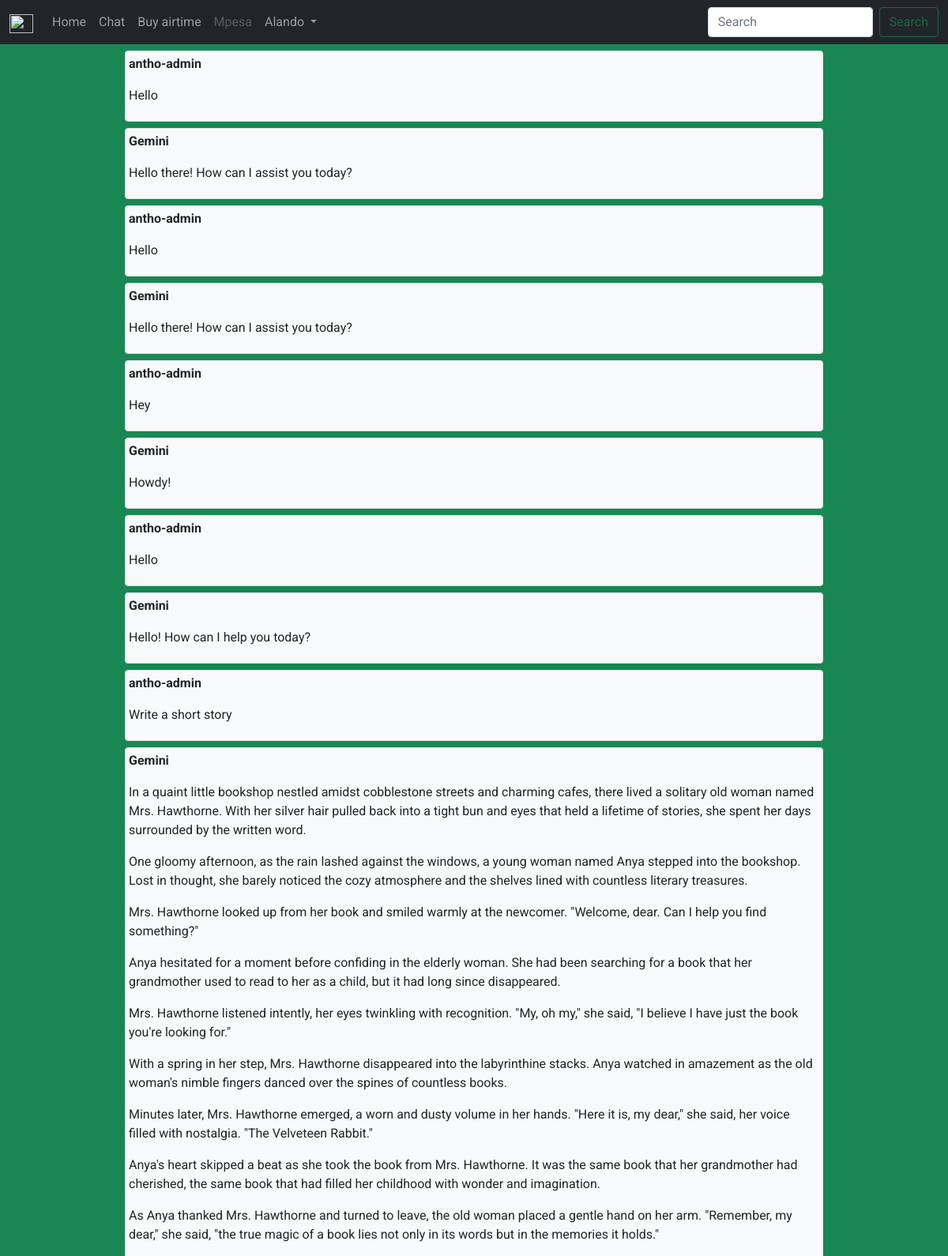
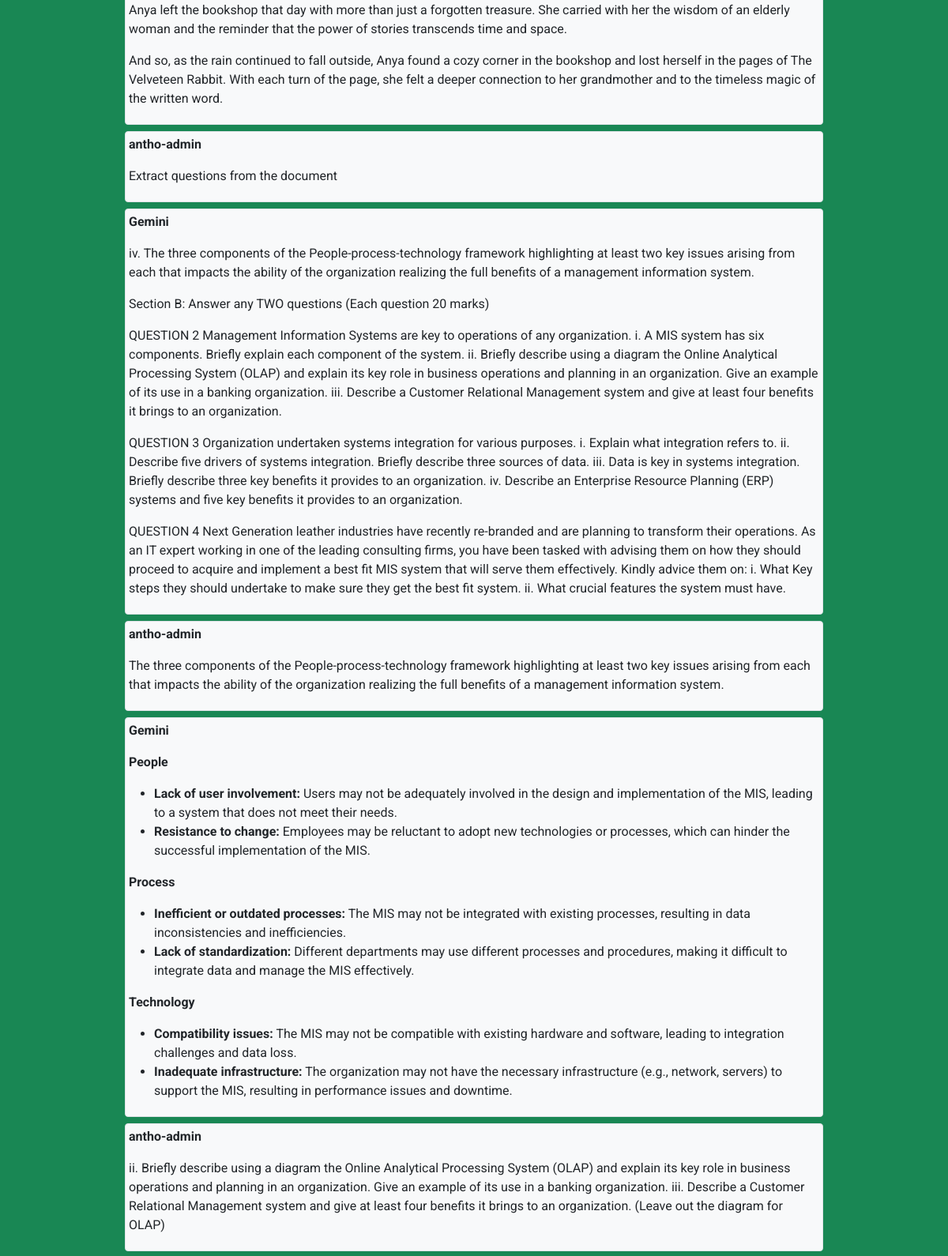
Screenshot of /chat/ (signed in, upper part) with the database file from the repository (2 pictures, top to bottom).
### chatbot/models.py (models this page shows, shortened)
class Messages(models.Model):
    chatHistory = models.ForeignKey(ChatHistory, on_delete=models.CASCADE)
    message = models.CharField(max_length=30000, null=True)
    image = models.ImageField(upload_to="images/", null=True, blank=True)
    response = models.CharField(max_length=5000)
    date = models.DateTimeField()

### chatbot/views.py (the view)
# urls.py: path('', views.index, name="chatbot"),
def index(request):
    user = request.user
    if not user.is_authenticated:
        return redirect('auth0:login')
    def stream_response_generator(res, prompt, image, message_id):
        print(message_id)
        accumulatedResponse = ""
        context = {
            "message_id":message_id,
            "prompt": prompt,
            "res": "",
            "isFirst": True,
            "isLast": False,
            "isError": False,
            "user": user
        }
        try:
            for chunk in res:
                accumulatedResponse += chunk.text
                context['res'] = chunk.text
                html_chunk = render_to_string('main/partial.html', context)
                context['isFirst'] = False
                yield html_chunk
            context['isLast'] = True
            context['isFirst'] = False
            context['res'] = ""
            html_chunk = render_to_string('main/partial.html', context)
            yield html_chunk
            updateHistoryMessage(request, accumulatedResponse, image, prompt)
        except Exception as e:
            print(f"An error occurred: {e}")
            context['isError'] = True
            html_chunk = render_to_string('main/partial.html', context)
            yield html_chunk
    prompt = ""
    image = None
    if request.method == "POST":
        form = CreateChatForm(request.POST, request.FILES)
        if form.is_valid():
            message = form.cleaned_data['message']
            print("Form.cleaned_data:", form.cleaned_data)
            res = None
            if 'image' in form.cleaned_data and form.cleaned_data['image']:
                image = form.cleaned_data['image']
                res = genai.image_model(request, image , message)
            else:
                res = genai.text_model(request,message)
            prompt = message
            message_id = generate_id(10)
            return StreamingHttpResponse(stream_response_generator(res,prompt, image, message_id))
    else:
        genai.set_chat(request.user)
        form = CreateChatForm()
        default_chat = ChatHistory.objects.filter(user=request.user).first()
        context = {
            "user": request.user,
            "form": form,
            "default": []
        }
        if has_chat_history(request.user):
            context["default"] = default_chat.messages_set.all()
        return HttpResponse(render(request, 'main/chat.html',context))

### chatbot/forms.py
class CreateChatForm(forms.ModelForm):
    class Meta:
        model = Chat
        fields = ["image", "message"]
        widgets = {
            'message': forms.Textarea(attrs={'placeholder': 'Enter message',  'class': 'form-control', 'aria-describedby':"basic-addon1"}),
            'image': forms.FileInput(attrs={'class': 'form-control-file image-input'}),
        }
    def __init__(self, *args, **kwargs):
        super(CreateChatForm, self).__init__(*args, **kwargs)
        self.fields['message'].required = False
        self.fields['message'].label = ''
        self.fields['image'].required = False

### chatbot/gemini_model.py (called while the page is built)
    def set_chat(self, user):
        self.text_models[user.username] = self.model_text.start_chat(history=self.current_chat)
        return self.text_models[user.username]

### chatbot/views.py (called while the page is built)
def has_chat_history(user):
    user_chat_history_count = ChatHistory.objects.filter(user=user).count()
    return user_chat_history_count > 0

### main/templatetags/custom_filters.py (called while the page is built)
@register.filter(name='convert_to_markdown')
def convert_to_markdown(text):
    text = text.replace('•', '  *')
    indented_text = textwrap.indent(text, '> ', predicate=lambda _: True)
    markdown_html = markdown.markdown(indented_text)
    return markdown_html

@register.filter(name='prepend_gemini')
def prepend_gemini(value):
    return f"**Gemini**\n\n {value}"

@register.filter(name='prepend_username')
def prepend_username(value, user):
    return f"**{user.username}**\n\n {value}"

### main/templates/main/chat.html (shortened to what this page needs)
{% extends 'main/index.html'%}
{% block content %}
{% load custom_filters %}
<div class="chats h-100 w-75 mx-auto">
    <div class="top-section"id="top">
        <div  id="chat">
            {% for chat in default %}
                    <div class="border rounded m-2 p-1 bg-light">{{ chat.message | prepend_username:user | convert_to_markdown|safe }}</div>
                    <div class="border rounded m-2 p-1 bg-light">{{ chat.response | prepend_gemini | convert_to_markdown|safe }}</div>
            {% endfor%}
        </div>
    </div>
</div>
{%endblock%}

### main/templates/main/index.html (shortened to what this page needs)
{% extends 'main/base.html' %}

### main/templates/main/base.html (shortened to what this page needs)
<!DOCTYPE html>
<html lang="en">
<head>
    {% load static %}
    <link href="{% static 'js\bootstrap\css\bootstrap.min.css' %}" rel="stylesheet">
</head>
<body class="p-0 m-0">
    <nav class="navbar navbar-expand-lg bg-dark navbar-dark sticky-top " id="nav">
        <div class="container-fluid">
            <a class="navbar-brand" href="/">
                <img src="https://ik.imagekit.io/anthonyalando/My_Portfolio/anthony-round.png?updatedAt=1679495758645" alt="" width="30" height="24">
            </a>
            <div class="collapse navbar-collapse" id="navbarToggle">
                <ul class="navbar-nav me-auto mb-2 mb-lg-0">
                    <li class="nav-item">
                        <a class="nav-link" aria-current="page"  href="/">Home</a>
                    </li>
                    <li class="nav-item">
                        <a class="nav-link" href="/chat">Chat</a>
                    </li>
                    <li class="nav-item">
                        <a class="nav-link" href="/airtime">Buy airtime</a>
                    </li>
                    <li class="nav-item">
                        <a class="nav-link disabled" tabindex="-1" aria-disabled="true" href="/mpesa">Mpesa</a>
                    </li>
                    <li class="nav-item dropdown">
                        <a class="nav-link dropdown-toggle" href="#" id="navbarDropdownMenuLink" role="button" data-bs-toggle="dropdown" aria-expanded="false">
                            {% if user.is_authenticated %}
                            {{user.last_name}}
                            {% else %}
                            Account
                            {% endif %}
                        </a>
                    </li>
                </ul>
                <form class="d-flex">
                    <input class="form-control me-2" type="search" placeholder="Search" aria-label="Search">
                    <button class="btn btn-outline-success disabled" type="submit">Search</button>
                  </form>
            </div>
        </div>
    </nav>
    <div class="container-fluid overflow-auto p-0 m-0 bg-success" id="body-container">
        {% block content %}{% endblock %}
    </div>
</body>
</html>

### main/templates/main/base.html (style rules this page uses)
body * { font-family: "Roboto", sans-serif; }

### main/templates/main/chat.html (style rules this page uses)
.top-section { -ms-overflow-style: none; scrollbar-width: none; word-wrap: break-word; overflow-y: scroll; min-height: calc(90vh - 72px)!important; max-height: calc(90vh - 72px)!important; }

### rows the page displays
Messages: message|prepend_username "antho-admin Hello", response|prepend_gemini "Gemini Hello there! How can I assist you today?"
Messages: message|prepend_username "antho-admin Hello", response|prepend_gemini "Gemini Hello there! How can I assist you today?"
Messages: message|prepend_username "antho-admin Hey", response|prepend_gemini "Gemini Howdy!"
Messages: message|prepend_username "antho-admin Hello", response|prepend_gemini "Gemini Hello! How can I help you today?"
Messages: message|prepend_username "antho-admin Write a short story", response|prepend_gemini "Gemini In a quaint little bookshop nestled amidst cobblestone streets and charming cafes, there lived a solitary old woman named Mrs. Hawthorne. With her silver hair pulled back into a tight bun and eyes that held a lifetime of stories, she spent her days surrounded by the written word. One gloomy afternoon, as the rain lashed against the windows, a young woman named Anya stepped into the bookshop. Lost in thought, she barely noticed the cozy atmosphere and the shelves lined with countless literary treasures. Mrs. Hawthorne looked up from her book and smiled warmly at the newcomer. \"Welcome, dear. Can I help you find something?\" Anya hesitated for a moment before confiding in the elderly…"
Messages: message|prepend_username "antho-admin Extract questions from the document", response|prepend_gemini "Gemini iv. The three components of the People-process-technology framework highlighting at least two key issues arising from each that impacts the ability of the organization realizing the full benefits of a management information system. Section B: Answer any TWO questions (Each question 20 marks) QUESTION 2 Management Information Systems are key to operations of any organization. i. A MIS system has six components. Briefly explain each component of the system. ii. Briefly describe using a diagram the Online Analytical Processing System (OLAP) and explain its key role in business operations and planning in an organization. Give an example of its use in a banking organization. iii. Describe…"
Messages: message|prepend_username "antho-admin The three components of the People-process-technology framework highlighting at least two key issues arising from each that impacts the ability of the organization realizing the full benefits of a management information system.", response|prepend_gemini "Gemini People Lack of user involvement: Users may not be adequately involved in the design and implementation of the MIS, leading to a system that does not meet their needs. Resistance to change: Employees may be reluctant to adopt new technologies or processes, which can hinder the successful implementation of the MIS. Process Inefficient or outdated processes: The MIS may not be integrated with existing processes, resulting in data inconsistencies and inefficiencies. Lack of standardization: Different departments may use different processes and procedures, making it difficult to integrate data and manage the MIS effectively. Technology Compatibility issues: The MIS may not be compatible…"
Messages: message|prepend_username "antho-admin ii. Briefly describe using a diagram the Online Analytical Processing System (OLAP) and explain its key role in business operations and planning in an organization. Give an example of its use in a banking organization. iii. Describe a Customer Relational Management system and give at least four benefits it brings to an organization. (Leave out the diagram for OLAP)"

### other values shown
{{ user.last_name }} "Alando"
